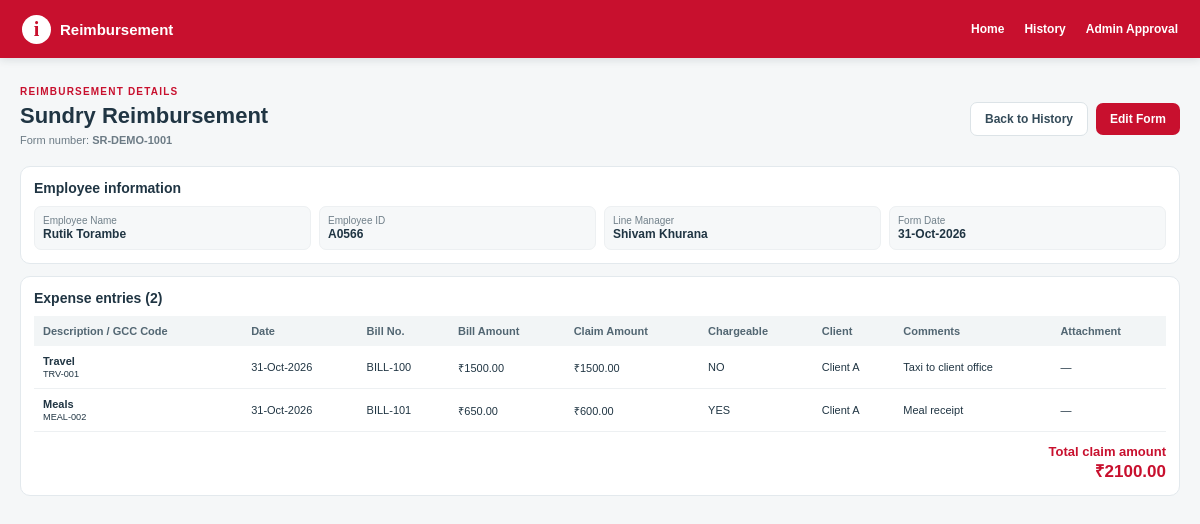
Before: /reimbursement/SR-DEMO-1001/view with the older database file.
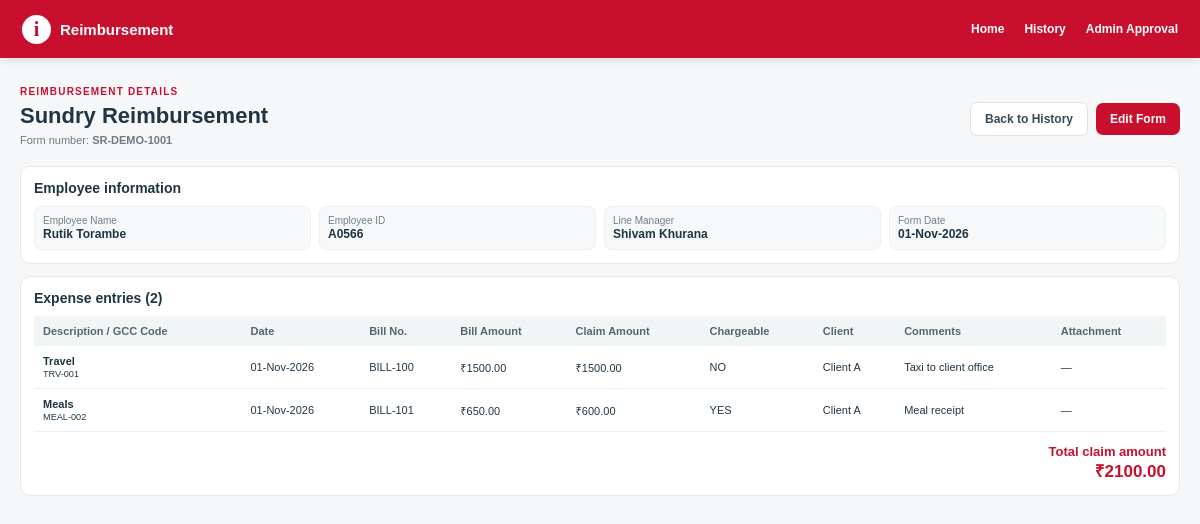
After: the same page with the newer database file.
### app.py (models this page shows, shortened)
class ExpenseSundry(db.Model):
    __tablename__ = "ExpenseSundry"
    FormNo = db.Column(db.String(255), primary_key=True)
    Item = db.Column(db.Integer, primary_key=True)
    FormDate = db.Column(db.Float)
    EmpID = db.Column(db.String(255))
    EName = db.Column(db.String(255))
    Manager = db.Column(db.String(255))
    Description = db.Column(db.String(255))
    GCCExpCode = db.Column(db.String(255))
    ExpenseDate = db.Column(db.Float)
    BillNo = db.Column(db.String(255))
    BillAmount = db.Column(db.Float, default=0)
    ClaimAmount = db.Column(db.Float, default=0)
    Chargeable = db.Column(db.String(20), default="NO")
    ClientName = db.Column(db.String(255))
    Comments = db.Column(db.String(1000))
    Status = db.Column(db.String(100), default="Submitted")
    DocumentID = db.Column(db.String(1000))
    AttachmentCheck = db.Column(db.String(50))
    ManagerApproval = db.Column(db.String(50), nullable=True, default="Pending", server_default=db.text("'Pending'"))
    HRApproval = db.Column(db.String(50), nullable=True, default="Pending", server_default=db.text("'Pending'"))
    SignatoryApproval = db.Column(db.String(50), nullable=True, default="Pending", server_default=db.text("'Pending'"))
    TeamHeadApproval = db.Column(db.String(50), nullable=True, default="Pending", server_default=db.text("'Pending'"))
    AdminApproval = db.Column(db.String(50), nullable=True, default="Pending", server_default=db.text("'Pending'"))
    ManagerApprovalBy = db.Column(db.String(255), nullable=True)
    HRApprovalBy = db.Column(db.String(255), nullable=True)
    SignatoryApprovalBy = db.Column(db.String(255), nullable=True)
    TeamHeadApprovalBy = db.Column(db.String(255), nullable=True)
    AdminApprovalBy = db.Column(db.String(255), nullable=True)
    FormReviewComments = db.Column(db.String(1000), nullable=True)
    ManagerApprovalDate = db.Column(db.Float, nullable=True)
    HRApprovalDate = db.Column(db.Float, nullable=True)
    SignatoryApprovalDate = db.Column(db.Float, nullable=True)
    TeamHeadApprovalDate = db.Column(db.Float, nullable=True)
    AdminApprovalDate = db.Column(db.Float, nullable=True)

### app.py (the view, shortened to what this page needs)
@app.route("/reimbursement/<form_no>/<action>", methods=["GET", "POST"])
def form_action(form_no, action):
    if action not in {"view", "edit", "delete"}:
        abort(404)
    rows = all_rows(form_no)
    if not rows:
        abort(404)
    if action == "view":
        return page("View Form", "view.html", form_no=form_no, rows=rows)

### app.py (called while the page is built)
def excel_serial_to_datetime(value):
    if value is None or str(value).strip() == "":
        return None
    if isinstance(value, datetime):
        return value
    text_value = str(value).strip()
    try:
        return EXCEL_EPOCH + timedelta(days=float(text_value))
    except (ValueError, TypeError, OverflowError):
        try:
            return datetime.strptime(text_value[:10], "%Y-%m-%d")
        except ValueError:
            return None

def excel_serial_to_display(value):
    parsed = excel_serial_to_datetime(value)
    return parsed.strftime("%d-%b-%Y") if parsed else ""

@app.template_filter("excel_date")
def excel_date_filter(value):
    return excel_serial_to_display(value)

def all_rows(form_no):
    return ExpenseSundry.query.filter_by(FormNo=form_no).order_by(ExpenseSundry.Item.asc()).all()

def page(title, template, **context):
    return render_template(template, title=title, **context)

### templates/view.html (shortened to what this page needs)
{% extends "base.html" %}
{% block content %}
<div class="view-head"><div><p class="eyebrow">REIMBURSEMENT DETAILS</p><h1>Sundry Reimbursement</h1><p class="view-sub">Form number: <strong>{{ form_no }}</strong></p></div><div class="actions"><a class="btn btn-light" href="{{ url_for('history') }}">Back to History</a><a class="btn btn-red" href="{{ url_for('form_action',form_no=form_no,action='edit') }}">Edit Form</a></div></div>
<section class="view-panel"><h2>Employee information</h2><div class="view-meta">
<div class="meta-item"><small>Employee Name</small><strong>{{ rows[0].EName or '—' }}</strong></div><div class="meta-item"><small>Employee ID</small><strong>{{ rows[0].EmpID or '—' }}</strong></div><div class="meta-item"><small>Line Manager</small><strong>{{ rows[0].Manager or '—' }}</strong></div><div class="meta-item"><small>Form Date</small><strong>{{ rows[0].FormDate|excel_date or '—' }}</strong></div>
</div></section>
<section class="view-panel"><h2>Expense entries ({{ rows|length }})</h2><div class="view-table-wrap"><table class="view-table"><thead><tr><th>Description / GCC Code</th><th>Date</th><th>Bill No.</th><th>Bill Amount</th><th>Claim Amount</th><th>Chargeable</th><th>Client</th><th>Comments</th><th>Attachment</th></tr></thead><tbody>
{% for r in rows %}<tr><td><strong>{{ r.Description or '—' }}</strong><br><small>{{ r.GCCExpCode or '—' }}</small></td><td>{{ r.ExpenseDate|excel_date or '—' }}</td><td>{{ r.BillNo or '—' }}</td><td>₹{{ '%.2f'|format(r.BillAmount or 0) }}</td><td>₹{{ '%.2f'|format(r.ClaimAmount or 0) }}</td><td>{{ r.Chargeable or 'NO' }}</td><td>{{ r.ClientName or '—' }}</td><td>{{ r.Comments or '—' }}</td><td>{% if r.DocumentID %}<a href="{{ url_for('download_pdf',form_no=form_no,item=r.Item) }}">Download PDF</a>{% else %}—{% endif %}</td></tr>{% endfor %}
</tbody></table></div><div class="view-total">Total claim amount<br><strong>₹{{ '%.2f'|format(rows|sum(attribute='ClaimAmount')) }}</strong></div></section>
{% endblock %}

Changed rows visible on the page:
changed ExpenseSundry "Travel": FormDate "31-Oct-2026" → "01-Nov-2026"; ExpenseDate|excel_date "31-Oct-2026" → "01-Nov-2026"
changed ExpenseSundry "Meals": ExpenseDate|excel_date "31-Oct-2026" → "01-Nov-2026"
